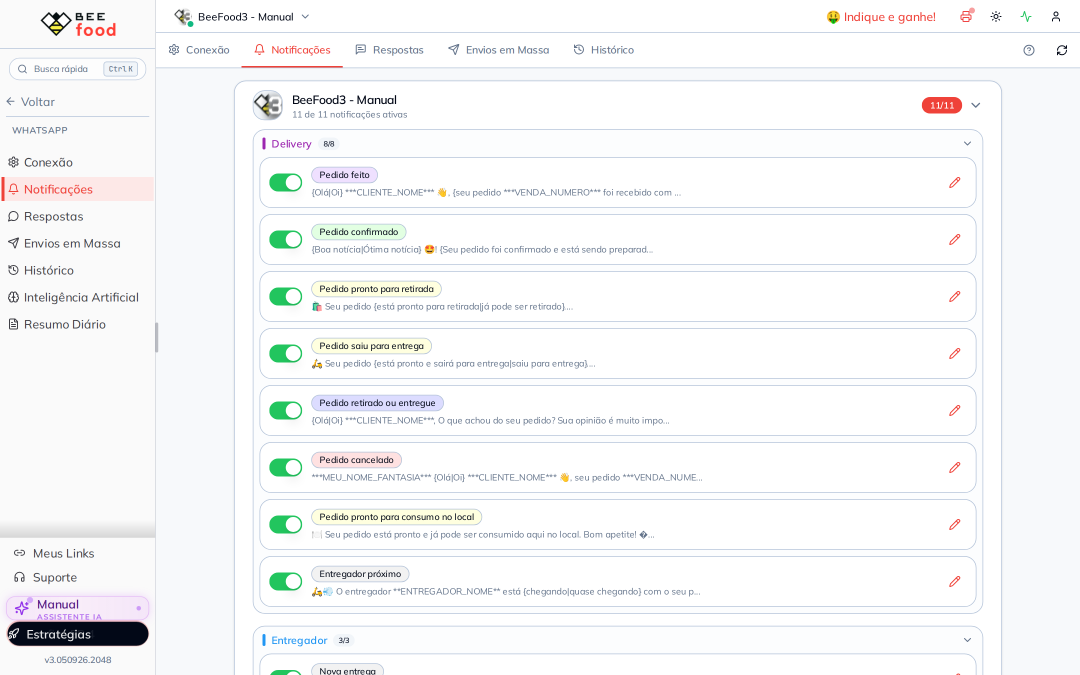
#> input picture manuais/whatsapp-notificacoes/imagens-puras/01-lista.png, 2160 x 1350 px, found by its file name (shown at 1/2 size)
$ python annotate.py
#> lines starting #> are read from the running program, lines starting #| are printed output that depends on the picture
"""Helpers comuns — copiado em cada manual da serie WhatsApp."""
import os, math, shutil
from PIL import Image, ImageDraw, ImageFont, ImageFilter

SRC = "imagens-puras"
OUT = "imagens-tratadas"
os.makedirs(OUT, exist_ok=True)
GREEN = (22, 150, 78)
WHITE = (255, 255, 255)
A_LINE = 220
A_BADGE = 235
FONT_CANDIDATES = [
    r"C:\Windows\Fonts\arialbd.ttf",
    "/usr/share/fonts/truetype/croscore/Arimo-Bold.ttf",
    "/usr/share/fonts/truetype/dejavu/DejaVuSans-Bold.ttf",
]


def font(sz):
    for c in FONT_CANDIDATES:
        if os.path.exists(c):
            return ImageFont.truetype(c, sz)
    raise RuntimeError("fonte bold nao encontrada")


def draw_arrow(d, x0, y0, x1, y1, w):
    col = GREEN + (A_LINE,)
    d.line([(x0, y0), (x1, y1)], fill=col, width=w)
    ang = math.atan2(y1 - y0, x1 - x0)
    L = w * 3.6
    for s in (0.45, -0.45):
        d.line([(x1, y1), (x1 - L * math.cos(ang - s), y1 - L * math.sin(ang - s))], fill=col, width=w)


def badge(d, cx, cy, r, num, fnt):
    d.ellipse([cx - r - 2, cy - r - 2, cx + r + 2, cy + r + 2], fill=WHITE + (235,))
    d.ellipse([cx - r, cy - r, cx + r, cy + r], fill=GREEN + (A_BADGE,))
    t = str(num)
    bb = d.textbbox((0, 0), t, font=fnt)
    d.text((cx - (bb[2] - bb[0]) / 2 - bb[0], cy - (bb[3] - bb[1]) / 2 - bb[1]), t, fill=WHITE, font=fnt)


def annotate(name, markers, ring=None, src_name=None, borrao=None, raio=0.0125):
#> called with name = '01-lista.png', raio = 0.0125
    origem = src_name or name
    img = Image.open(os.path.join(SRC, origem)).convert("RGBA")
    W, H = img.size
#> W = 2160; H = 1350
    if borrao:
        for (fx, fy, fw, fh) in borrao:
            caixa = (int(fx * W), int(fy * H), int((fx + fw) * W), int((fy + fh) * H))
            trecho = img.crop(caixa).filter(ImageFilter.GaussianBlur(radius=max(12, W // 90)))
            img.paste(trecho, caixa)
    overlay = Image.new("RGBA", (W, H), (0, 0, 0, 0))
#> overlay: PIL image 2160x1350 RGBA; every value is 0
    d = ImageDraw.Draw(overlay)
    r = int(W * raio)
#> r = 27
    fnt = font(int(r * 1.2))
    w = max(2, int(W * 0.0022))
#> w = 4
    for (fx, fy, fw, fh) in (ring or []):
        x0, y0 = fx * W, fy * H
        d.rectangle([x0, y0, x0 + fw * W, y0 + fh * H], outline=GREEN + (A_LINE,), width=w)
    for (num, tx, ty, bx, by) in markers:
        TX, TY = tx * W, ty * H
        BX, BY = bx * W, by * H
        ang = math.atan2(TY - BY, TX - BX)
        sx = BX + (r + 5) * math.cos(ang)
        sy = BY + (r + 5) * math.sin(ang)
        draw_arrow(d, sx, sy, TX, TY, w)
        badge(d, BX, BY, r, num, fnt)
    Image.alpha_composite(img, overlay).convert("RGB").save(os.path.join(OUT, name))
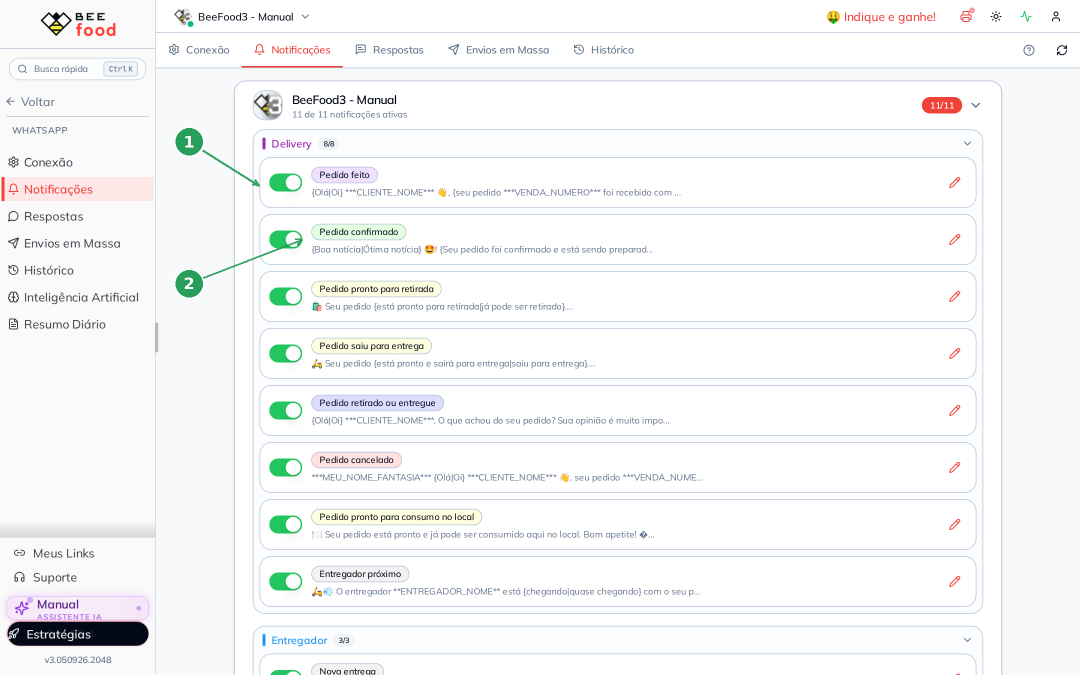
#> saved as 01-lista.png: PIL image 2160x1350 RGB (shown at 1/2 size); mean R, G, B 245.7, 246.8, 247.4
    print("OK", name)


def passthrough(name, src_name=None):
    origem = src_name or name
    shutil.copyfile(os.path.join(SRC, origem), os.path.join(OUT, name))
    print("OK (contexto)", name)


PHONE_W, GAP, PAD, CAP_H = 380, 18, 22, 44


def montar_celulares(nome_out, paineis):
    fnt = font(20)
    phones = []
    for nome, _ in paineis:
        im = Image.open(os.path.join(SRC, nome)).convert("RGB")
        h = int(im.height * PHONE_W / im.width)
        phones.append(im.resize((PHONE_W, h), Image.Resampling.LANCZOS))
    ph_h = phones[0].height
    n = len(phones)
    W = PAD * 2 + n * PHONE_W + (n - 1) * GAP
    H = PAD + CAP_H + ph_h + PAD
    canvas = Image.new("RGB", (W, H), (244, 244, 245))
    d = ImageDraw.Draw(canvas)
    for i, (im, (_, titulo)) in enumerate(zip(phones, paineis)):
        x = PAD + i * (PHONE_W + GAP)
        y = PAD + CAP_H
        bb = d.textbbox((0, 0), titulo, font=fnt)
        tw = bb[2] - bb[0]
        d.text((x + (PHONE_W - tw) / 2, PAD + 10), titulo, fill=(40, 40, 40), font=fnt)
        mask = Image.new("L", (PHONE_W, ph_h), 0)
        ImageDraw.Draw(mask).rounded_rectangle([0, 0, PHONE_W - 1, ph_h - 1], radius=26, fill=255)
        canvas.paste(im, (x, y), mask)
        d.rounded_rectangle([x, y, x + PHONE_W - 1, y + ph_h - 1], radius=26, outline=(200, 200, 200), width=2)
    canvas.save(os.path.join(SRC, nome_out))
    print("MONTAR", nome_out, canvas.size)


annotate("01-lista.png", [
    (1, 0.240, 0.275, 0.175, 0.210),
    (2, 0.280, 0.355, 0.175, 0.420),
])
annotate("02-novo-contato.png", [
    (1, 0.500, 0.430, 0.280, 0.360),
    (2, 0.500, 0.500, 0.280, 0.560),
    (3, 0.620, 0.580, 0.780, 0.640),
])
#> (the run stopped early here; a loop or call above may not have finished)
